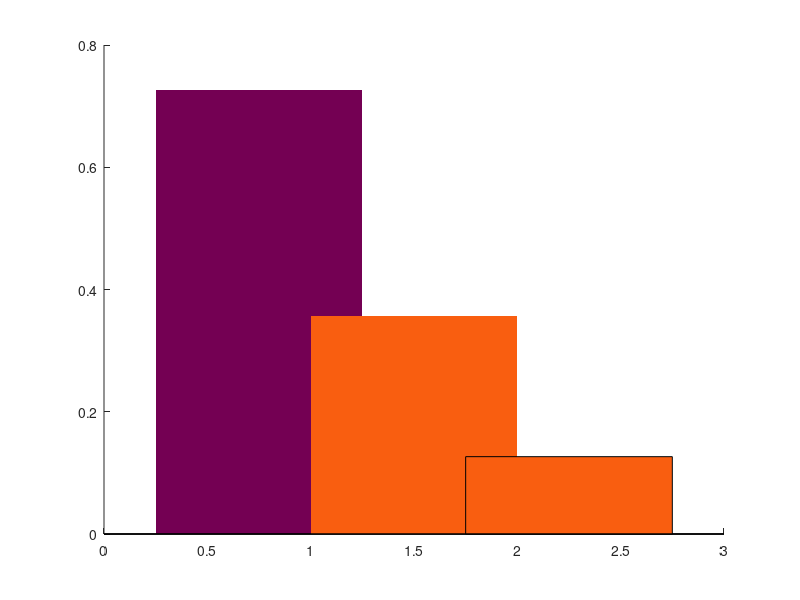

The MATLAB source for this figure: (Note: this script raises an error after producing the figure.)
% Box and whisker plot of timing data for different reconstruction methods

clear all;
close all;
clc

layerTimes = [ 0.706, 0.697, 0.746, 0.728, 0.734, ...
    0.727, 0.719, 0.740, 0.752, 0.727, 0.721 ];
stratTimes = [ 0.3415, 0.3516, 0.3538, 0.3546, 0.3866, ...
    0.3385, 0.3592, 0.3854, 0.3471, 0.3455, 0.3601 ];
stratSubTimes = [ 0.1297, 0.1302, 0.1248, 0.1238, 0.1261, ...
    0.1305, 0.133, 0.1241, 0.1234, 0.1254, 0.1207 ];


layerX0 = 0.75;
stratX0 = 1.5;
stratSubX0 = 2.25;

layerColor = [116, 0, 83]./255;
stratColor = [249, 94, 16]./255;    

% Plot Bars
hold all;
bar( [layerX0], [mean( layerTimes )], 0.5, ...
    'FaceColor', layerColor, ...
    'EdgeColor', 'none' );
bar( [stratX0], [mean( stratTimes )], 0.5, ...
    'FaceColor', stratColor, ...
    'EdgeColor', 'none' );
bar( [stratSubX0], [mean( stratSubTimes )], 0.5, ...
    'FaceColor', stratColor, ...
    'FaceAlpha', 0.5, ...
    'EdgeColor', stratColor, ...
    'LineWidth', 3.5, ...
    'LineStyle', '--' );
xlim( [0.4, 2.6] );

% Plot caps
capWidth = 0.3;
lineWidth = 3;

layerBarY = [0, max(layerTimes)];
layerBarX = [layerX0, layerX0];
layerCapY = max( layerTimes ).*[1, 1];
layerCapX = [layerX0 - capWidth./2, layerX0 + capWidth./2];
plot( layerBarX, layerBarY, ...
    'Color', layerColor, 'LineWidth', lineWidth );
plot( layerCapX, layerCapY, ...
    'Color', layerColor, 'LineWidth', lineWidth );

stratBarY = [0, max(stratTimes)];
stratBarX = [stratX0, stratX0];
stratCapY = max( stratTimes ).*[1, 1];
stratCapX = [stratX0 - capWidth./2, stratX0 + capWidth./2];
plot( stratBarX, stratBarY, ...
    'Color', stratColor, 'LineWidth', lineWidth );
plot( stratCapX, stratCapY, ...
    'Color', stratColor, 'LineWidth', lineWidth );
    
stratSubBarY = [min( stratSubTimes ), max(stratSubTimes)];
stratSubBarX = [stratSubX0, stratSubX0];
stratSubCapY = max( stratSubTimes ).*[1, 1];
stratSubCapX = [stratSubX0 - 0.5.*capWidth./2, stratSubX0 + 0.5.*capWidth./2];
stratSubCapY_bot = min( stratSubTimes ).*[1, 1];
plot( stratSubBarX, stratSubBarY, ...
    'Color', stratColor, 'LineWidth', lineWidth );
plot( stratSubCapX, stratSubCapY, ...
    'Color', stratColor, 'LineWidth', lineWidth );
plot( stratSubCapX, stratSubCapY_bot, ...
    'Color', stratColor, 'LineWidth', lineWidth );

% Format plot
set( gca, ...
    'XTick', [layerX0, stratX0], ...
    'XTickLabel', '' );
ylabel( 'Computation Time [s]', 'FontSize', 28 );